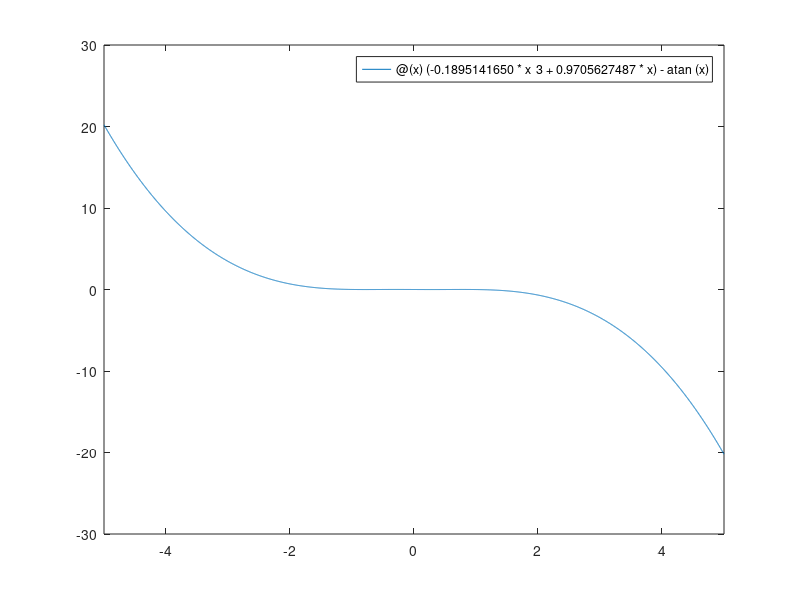

This figure's MATLAB source: (Note: this script raises an error after producing the figure.)

%% Matlab file for plotting the error between the third order Chebyshev Polynomial and the arctangent function seen on figure 2.4 in the report
clc
clear all

plot1=fplot(@(x) (-0.1895141650*x^3 + 0.9705627487*x)-atan(x))
xlim([-1 1])
ylim([-1e-2 1e-2])
xlabel('x');
ylabel('Error');